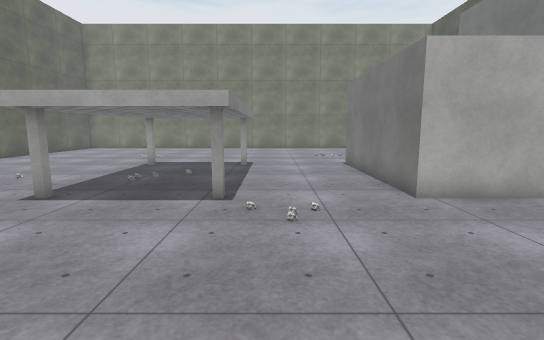
view 1 (above)

15 first-person views from a walk through a 3-D level made in the Unity game engine. The camera is 1.5 m above the floor, tilts 8° down and sees 85° across. The floor is counted in squares, 1 m on a side. Each view is taken from the middle of a square. On the plan, view 1 faces up. The plan holds only what a view shows up to about 15 squares ahead; the rest is blank. The player is left out. Some surface patterns are stand-ins.

view 2
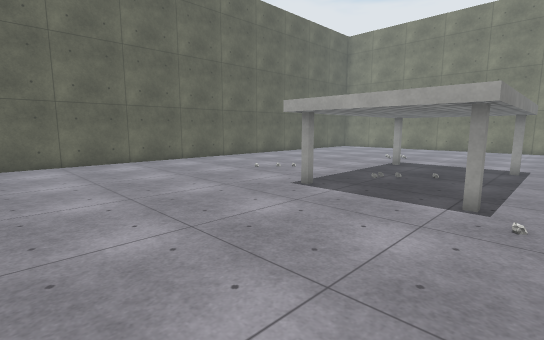

view 3
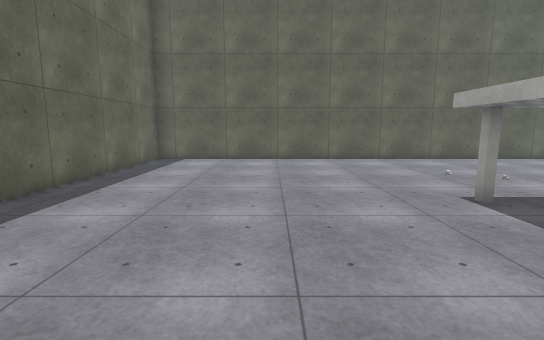

view 4
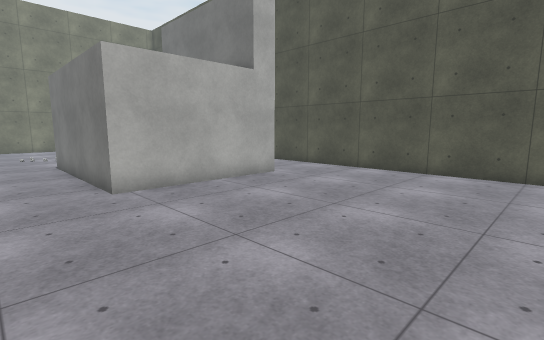

view 5
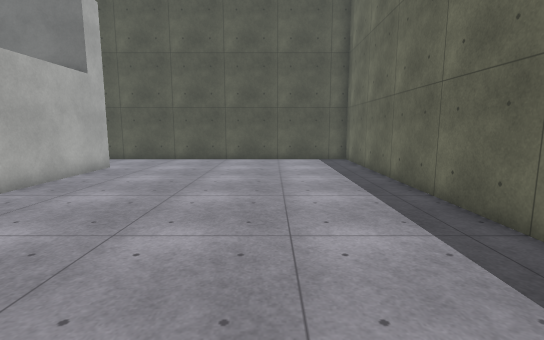

view 6
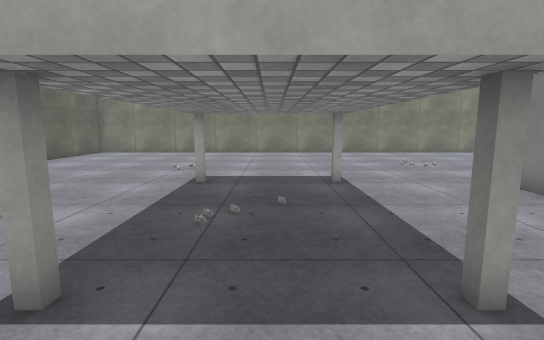

view 7
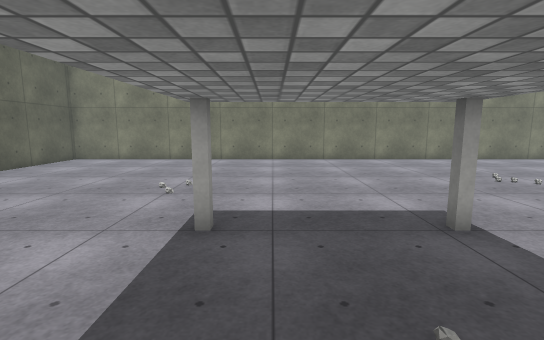

view 8
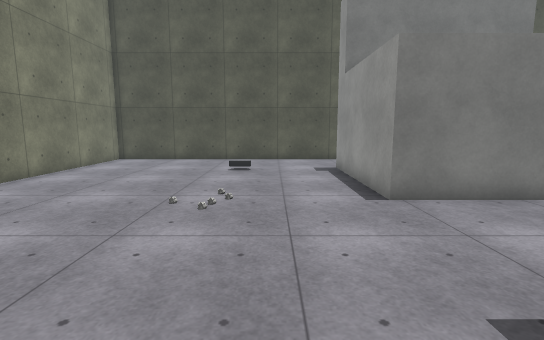

view 9
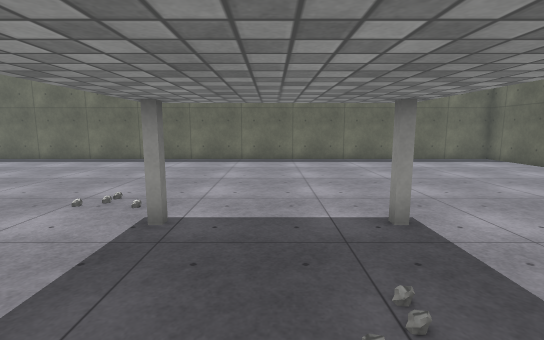

view 10
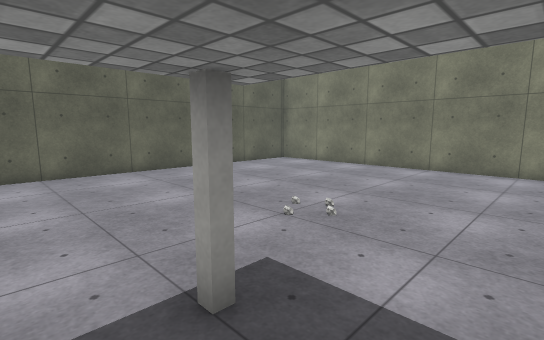

view 11
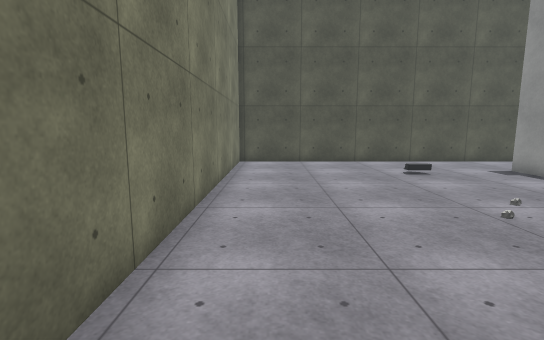

view 12
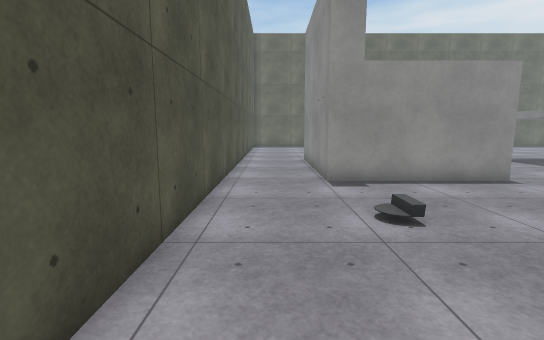

view 13
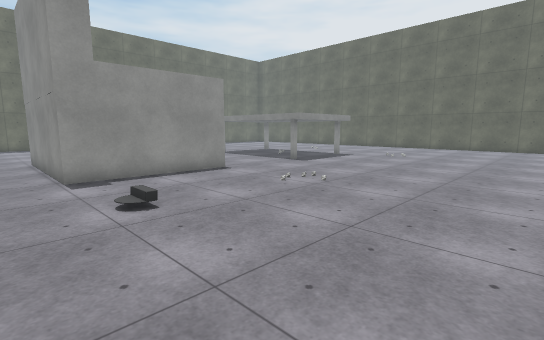

view 14
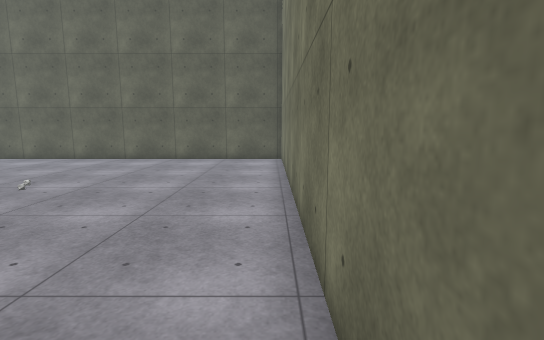

view 15
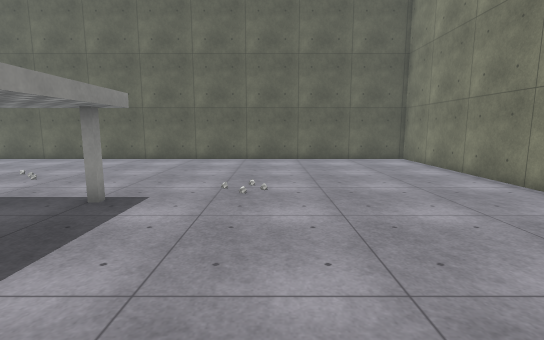

### Floor plan
Points are (right, up) in squares from view 1. A wall is a line through its corners. A room is listed if a view was taken in it or the views show most of it. See-through windows are left out.
Room 1 (views 1, 2, 3, 4, 5, 6, 7, 8, 9, 10, 11, 12, 13, 14, 15)
walls: (3.1, 12.5) (8.4, 12.5) (8.4, 6.3) (3.1, 6.3) (3.1, 12.5); (11.5, 22.5) (-13.6, 22.5) (-13.6, -3.6) (11.5, -3.6) (11.5, 22.5)
objects: other object (8, 16)

Where each view was taken, in squares from view 1:
view 1: 0 up, 0 right, facing up
view 2: 0 up, 0 right, facing up-left
view 3: 2 up, 1 right, facing left
view 4: 1 down, 1 right, facing up-right
view 5: 0 up, 3 left, facing right
view 6: 4 up, 3 left, facing up
view 7: 8 up, 4 left, facing up
view 8: 15 up, 3 left, facing right
view 9: 11 up, 3 left, facing down
view 10: 11 up, 3 left, facing up-left
view 11: 21 up, 2 left, facing right
view 12: 21 up, 10 right, facing down
view 13: 22 up, 10 right, facing down-left
view 14: 22 up, 1 right, facing left
view 15: 16 up, 1 right, facing left
